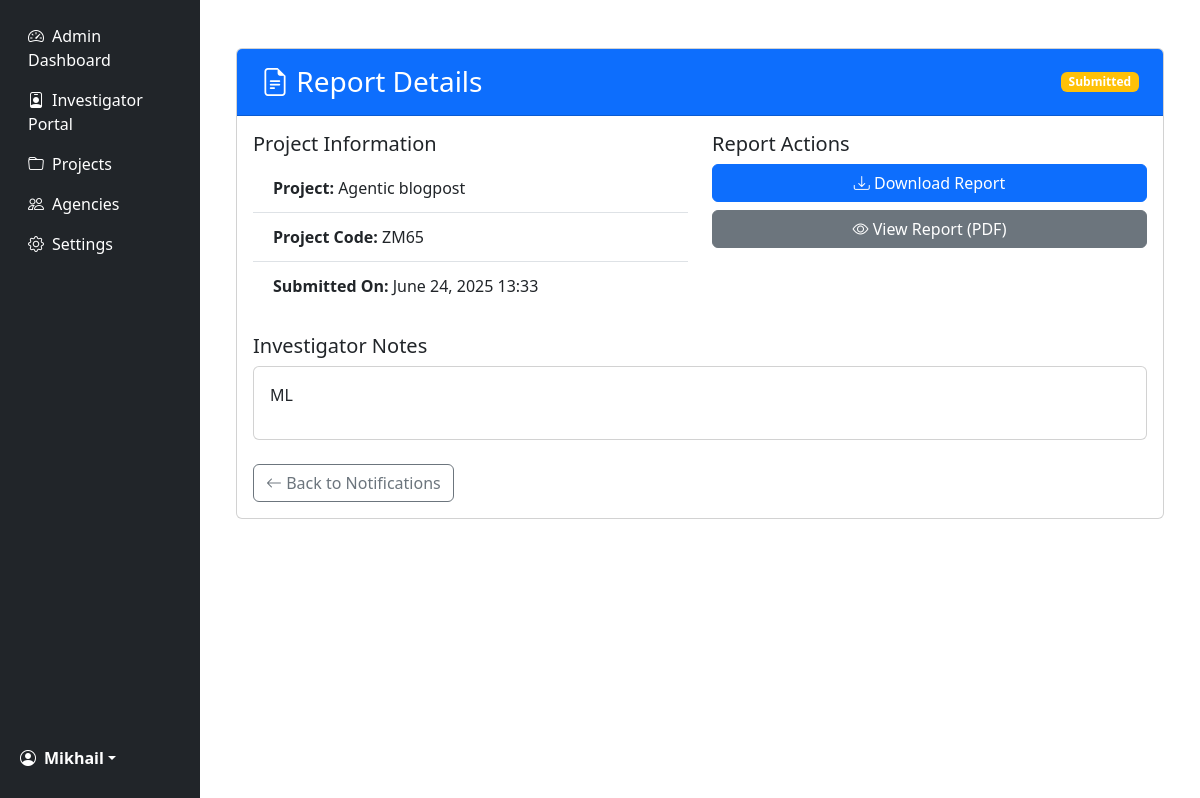
Page /report/23/view/ (signed in) on the committed database.
### dashboard/models.py (models this page shows, shortened)
class Report(models.Model):
    report_file = models.FileField(
        upload_to='reports/%Y/%m/%d/',
        validators=[FileExtensionValidator(allowed_extensions=['pdf'])]  # Double-check extension
)
    project = models.ForeignKey(
        Project,
        on_delete=models.CASCADE,
        related_name='reports'
    )
    investigator = models.ForeignKey(
        User,
        on_delete=models.CASCADE,
        related_name='submitted_reports'
    )
    notes = models.TextField(blank=True)
    submitted_at = models.DateTimeField(auto_now_add=True)
    updated_at = models.DateTimeField(auto_now=True)
    class Meta:
        ordering = ['-submitted_at']
        verbose_name = "Report"
        verbose_name_plural = "Reports"
    REPORT_STATUS = (
        ('submitted', 'Submitted'),
        ('approved', 'Approved'),
        ('rejected', 'Rejected'),
        ('resubmitted', 'Resubmitted'),
    )
    project = models.ForeignKey(
        Project,
        on_delete=models.CASCADE,
        related_name='project_reports'
    )
    investigator = models.ForeignKey(
        User,
        on_delete=models.CASCADE,
        related_name='investigator_reports'
    )
    report_file = models.FileField(
        upload_to='reports/%Y/%m/%d/',
        validators=[FileExtensionValidator(allowed_extensions=['pdf'])]
    )
    notes = models.TextField(blank=True)
    status = models.CharField(
        max_length=12,
        choices=REPORT_STATUS,
        default='submitted'
    )
    submitted_at = models.DateTimeField(auto_now_add=True)
    updated_at = models.DateTimeField(auto_now=True)
    admin_comment = models.TextField(blank=True, null=True)
    class Meta:
        ordering = ['-submitted_at']
        get_latest_by = 'submitted_at'

class Project(models.Model):
    PROJECT_TYPES = (
        ('S&T', 'Science & Technology'),
        ('R&D', 'Research & Development'),
    )
    STATUS_CHOICES = (
        ('ongoing', 'Ongoing'),
        ('completed', 'Completed'),
        ('pending', 'Pending'),
        ('up_next', 'Up Next'),  # Fixed capitalization for consistency
    )
    BUDGET_UNIT_CHOICES = [
        ('rupees', 'Rupees'),
        ('thousands', 'Thousands (₹)'),
        ('lakhs', 'Lakhs (₹)'),
        ('crores', 'Crores (₹)'),
    ]
    project_code = models.CharField(max_length=20, unique=True)
    project_type = models.CharField(max_length=3, choices=PROJECT_TYPES)
    title = models.CharField(max_length=200)
    description = models.TextField(blank=True, null=True)
    principal_agency = models.CharField(max_length=100)
    budget_amount = models.DecimalField(
        max_digits=15,
        decimal_places=2,
        null=True,
        blank=True,
        verbose_name="Budget Amount"
    )
    budget_unit = models.CharField(
        max_length=10,
        choices=BUDGET_UNIT_CHOICES,
        default='lakhs',
        verbose_name="Budget Unit"
    )
    report_submitted = models.BooleanField(default=False, verbose_name="Report Submitted")
    report_submission_date = models.DateTimeField(null=True, blank=True, verbose_name="Report Submission Date")
    report_approved = models.BooleanField(default=False, verbose_name="Report Approved")
    report_resubmit_requested = models.BooleanField(
        default=False,
        verbose_name="Resubmission Requested",
        help_text="Admin can request investigator to resubmit report"
    )
    implementing_agencies = models.TextField(
        blank=True,
        null=True,
        help_text="Comma separated list of implementing agencies"
    )
    project_investigator = models.CharField(max_length=100, blank=True, null=True)
    project_coordinator = models.CharField(max_length=100, blank=True, null=True)
    start_date = models.DateField()
    scheduled_completion = models.DateField()
    actual_completion = models.DateField(null=True, blank=True)
    status = models.CharField(
        max_length=10,
        choices=STATUS_CHOICES,
        default='ongoing'
    )
    created_at = models.DateTimeField(auto_now_add=True)
    updated_at = models.DateTimeField(auto_now=True)
    assigned_investigator = models.ForeignKey(
        User,
        on_delete=models.SET_NULL,
        null=True,
        blank=True,
        related_name='assigned_projects',
        verbose_name="Assigned Investigator"
    )
    created_by = models.ForeignKey(  # The admin who created the project
        settings.AUTH_USER_MODEL,
        on_delete=models.SET_NULL,
        null=True,
        blank=True,
        related_name='created_projects'
    )
    class Meta:
        ordering = ['-start_date']
        verbose_name = "Project"
        verbose_name_plural = "Projects"

### dashboard/views.py (the view)
# urls.py: path('report/<int:report_id>/view/', views.view_report, name='view_report'),
@login_required
def view_report(request, report_id):
    report = get_object_or_404(Report, id=report_id, investigator=request.user)
    return render(request, 'dashboard/view_report.html', {
        'report': report
    })

### dashboard/context_processors.py (called while the page is built)
def notifications_count(request):
    if request.user.is_authenticated:
        return {
            'unread_notifications_count': Notification.objects.filter(
                user=request.user,
                is_read=False
            ).count()
        }
    return {}

### dashboard/templates/dashboard/view_report.html (shortened to what this page needs)
{% extends "dashboard/base.html" %}
{% block content %}
<div class="container mt-4">
    <div class="card">
        <div class="card-header bg-primary text-white">
            <div class="d-flex justify-content-between align-items-center">
                <h3 class="mb-0">
                    <i class="bi bi-file-earmark-text"></i> Report Details
                </h3>
                <span class="badge bg-{% if report.status == 'approved' %}success
                                      {% elif report.status == 'rejected' %}danger
                                      {% else %}warning{% endif %}">
                    {{ report.get_status_display }}
                </span>
            </div>
        </div>
        <div class="card-body">
            <div class="row mb-4">
                <div class="col-md-6">
                    <h5>Project Information</h5>
                    <ul class="list-group list-group-flush">
                        <li class="list-group-item">
                            <strong>Project:</strong> {{ report.project.title }}
                        </li>
                        <li class="list-group-item">
                            <strong>Project Code:</strong> {{ report.project.project_code }}
                        </li>
                        <li class="list-group-item">
                            <strong>Submitted On:</strong> {{ report.submitted_at|date:"F j, Y H:i" }}
                        </li>
                    </ul>
                </div>
                <div class="col-md-6">
                    <h5>Report Actions</h5>
                    <div class="d-grid gap-2">
                        {% if report.report_file %}
                            <a href="{{ report.report_file.url }}"
                               class="btn btn-primary"
                               download>
                                <i class="bi bi-download"></i> Download Report
                            </a>
                            <a href="{{ report.report_file.url }}"
                               target="_blank"
                               class="btn btn-secondary">
                                <i class="bi bi-eye"></i> View Report (PDF)
                            </a>
                        {% endif %}
                    </div>
                </div>
            </div>
            {% if report.notes %}
            <div class="mb-3">
                <h5>Investigator Notes</h5>
                <div class="card">
                    <div class="card-body">
                        {{ report.notes|linebreaks }}
                    </div>
                </div>
            </div>
            {% endif %}
            <div class="mt-4">
                <a href="{% url 'investigator_notifications' %}"
                   class="btn btn-outline-secondary">
                    <i class="bi bi-arrow-left"></i> Back to Notifications
                </a>
            </div>
        </div>
    </div>
</div>
{% endblock %}

### dashboard/templates/dashboard/base.html (shortened to what this page needs)
<!DOCTYPE html>
{% load static %}
<html lang="en">
<head>
    <link href="https://cdn.jsdelivr.net/npm/bootstrap@5.3.0/dist/css/bootstrap.min.css" rel="stylesheet">
    <link rel="stylesheet" href="https://cdn.jsdelivr.net/npm/bootstrap-icons@1.10.0/font/bootstrap-icons.css">
</head>
<body>
    <div class="container-fluid">
        <div class="row">
            <div class="col-md-3 col-lg-2 d-md-block bg-dark sidebar">
                <div class="position-sticky pt-3 sidebar-content">
                    <ul class="nav flex-column sidebar-nav">
                        <li class="nav-item">
                            <a class="nav-link text-white {% if request.resolver_match.url_name == 'admin_dashboard' %}active{% endif %}" href="{% url 'admin_dashboard' %}">
                                <i class="bi bi-speedometer2 me-2"></i>Admin Dashboard
                            </a>
                        </li>
                        <li class="nav-item">
                            <a class="nav-link text-white" href="{% url 'investigator_login' %}">
                                <i class="bi bi-person-badge me-2"></i>Investigator Portal
                            </a>
                        </li>
                        <li class="nav-item">
                            <a class="nav-link text-white {% if request.resolver_match.url_name == 'projects' %}active{% endif %}" href="#">
                                <i class="bi bi-folder me-2"></i>Projects
                            </a>
                        </li>
                        <li class="nav-item">
                            <a class="nav-link text-white {% if request.resolver_match.url_name == 'agencies' %}active{% endif %}" href="#">
                                <i class="bi bi-people me-2"></i>Agencies
                            </a>
                        </li>
                        <li class="nav-item">
                            <a class="nav-link text-white {% if request.resolver_match.url_name == 'settings' %}active{% endif %}" href="#">
                                <i class="bi bi-gear me-2"></i>Settings
                            </a>
                        </li>
                    </ul>
                    <div class="user-dropdown">
                        <div class="dropdown">
                            <a href="#" class="d-flex align-items-center text-white text-decoration-none dropdown-toggle ps-2" id="dropdownUser" data-bs-toggle="dropdown" aria-expanded="false">
                                <i class="bi bi-person-circle me-2"></i>
                                <strong>{{ request.user.username }}</strong>
                            </a>
                        </div>
                    </div>
                </div>
            </div>
            <main class="col-md-9 ms-sm-auto col-lg-10 px-md-4 py-4">
                {% block content %}{% endblock %}
            </main>
        </div>
    </div>
</body>
</html>

### dashboard/templates/dashboard/base.html (style rules this page uses)
.sidebar { height: 100vh; position: fixed; }
.sidebar-content { display: flex; flex-direction: column; height: calc(100% - 20px); }
.sidebar-nav { flex-grow: 1; }
.user-dropdown { padding: 10px 0; margin-top: auto; }
main { margin-left: 16.666667%; }

### dashboard/templates/dashboard/view_report.html (style rules this page uses)
.card-header { padding: 1rem 1.5rem; }
.list-group-item { padding: 0.75rem 1.25rem; }

### rows in the picture
Report: status "Submitted", project "Agentic blogpost", project.project_code "ZM65", submitted_at "June 24, 2025 13:33", notes "ML"

### other values in the picture
{{ request.user.username }} "Mikhail"
